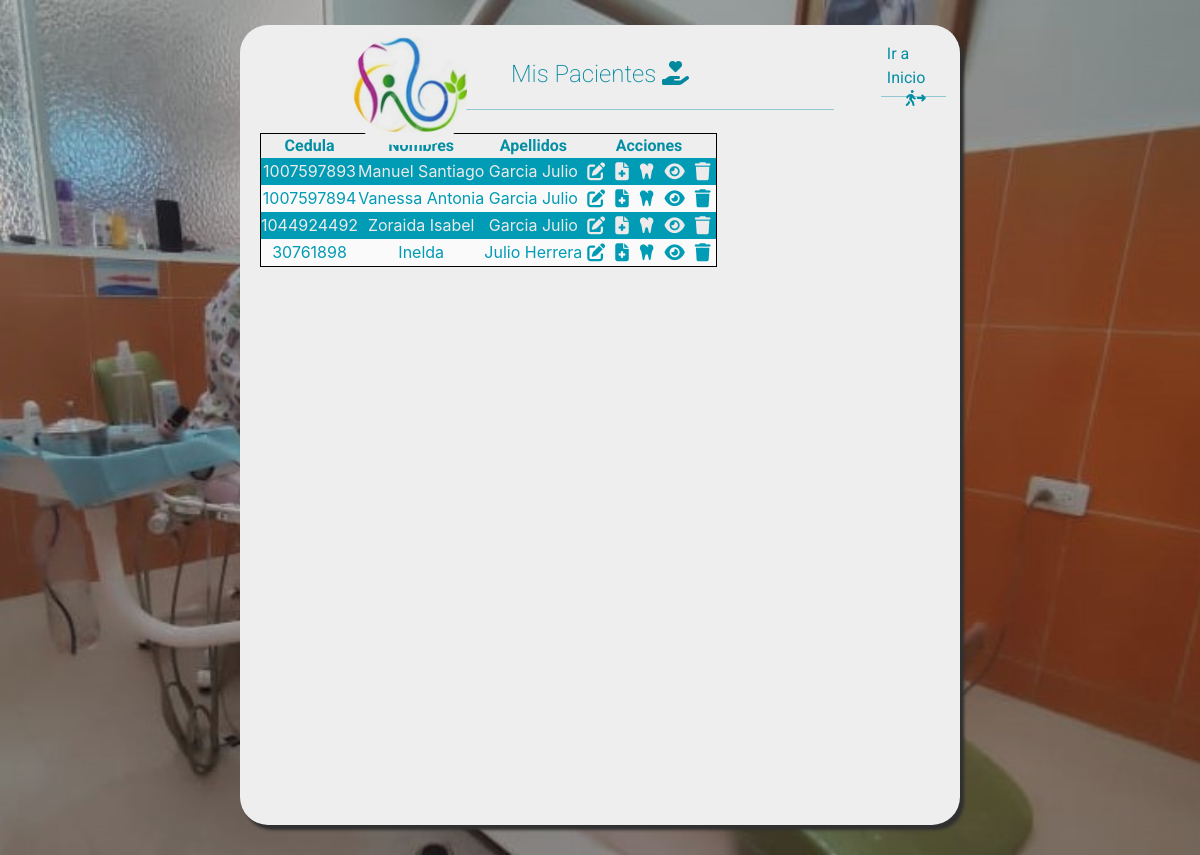
/views/misPacientes.php (signed in), run on the app's committed database.
### tables this page shows
CREATE TABLE `pacientes` (
  `numero_documento` varchar(20) NOT NULL,
  `nombres` varchar(30) NOT NULL,
  `apellidoUno` varchar(60) NOT NULL,
  `apellidoDos` varchar(60) DEFAULT NULL,
  `fecha_nacimiento` date NOT NULL,
  `fecha_inicio_tratamiento` date NOT NULL,
  `telefono` varchar(30) NOT NULL,
  `sexo` varchar(15) NOT NULL,
  `otrosAntecedentesFamiliares` varchar(90) DEFAULT NULL,
  `codigo_residencia_FK` int(11) NOT NULL,
  `codigo_tipo_documento_FK` int(11) NOT NULL
);

### Modules/functions/consultasGenerales.php (called while the page is built, shortened)
<?php
function consultaTablaCondicion($tableName, $condicion){
    include "bdconection.php";
    $sqlConsulta = "SELECT * FROM ".$tableName." ".$condicion;
    $stmtConsulta = $connect->prepare($sqlConsulta);
    $stmtConsulta->execute();
    $consultaRealizada = $stmtConsulta->get_result()->fetch_all(MYSQLI_ASSOC);
    return $consultaRealizada;
}

### views/misPacientes.php (the view, shortened to what this page needs)
<?php
  include_once '../Modules/functions/consultasGenerales.php';
  $pacientes = consultaTablaCondicion('pacientes',"");
?>
<?php include '../Modules/templates/head.php'; ?>
<div class="cont-pacientes">
    <div class="pacientes">
        <div class="logo-admin patient">
            <img src="../Img/Logo2.jpg" alt="">
        </div>
        <div class="titulo-historia misPacientes">
            <h3>Mis Pacientes <i class="fa-solid fa-hand-holding-heart"></i></h3>
        </div>
        <div class="salida">
            <a href="inicio.php">
                <p>Ir a Inicio</p>
                <i class="fa-solid fa-person-walking-arrow-right"></i>
            </a>
        </div>
        <table id="misPacientes">
            <thead>
                <tr>
                    <th>Cedula</th>
                    <th>Nombres</th>
                    <th>Apellidos</th>
                    <th>Acciones</th>
                </tr>
            </thead>
            <tbody>
                <?php foreach ($pacientes as $paciente) { ?>
                    <tr>
                    <td><?php echo $paciente['numero_documento']; ?></td>
                    <td><?php echo $paciente['nombres']; ?></td>
                    <td><?php echo $paciente['apellidoUno']." ".$paciente['apellidoDos']; ?></td>
                    <td class="ultimoTD">
                            <a href="registro_pacientes.php">
                                <button class="linea1" title="Editar Paciente">
                                    <i class="fa-solid fa-pen-to-square"></i>
                                </button>
                            </a>
                            <a href="f_consultas.php?cedulaPaciente=<?php echo $paciente['numero_documento']; ?>">
                                <button class="linea2" title="Nueva Consulta">
                                    <i class="fa-solid fa-file-medical"></i>
                                </button>
                            </a>
                            <a href="f_consultas2.php">
                                <button title="Última Consulta">
                                    <i class="fa-solid fa-tooth"></i>
                                </button>
                            </a>
                            <a href="historialConsultas.php">
                                <button title="Ver Historia Odontolgica">
                                    <i class="fa-solid fa-eye"></i>
                                </button>
                            </a>
                            <a href="">
                                <button title="Eliminar Paciente">
                                    <i class="fa-solid fa-trash"></i>
                                </button>
                            </a>
                        </td>
                    </tr>
                <?php } ?>
            </tbody>
        </table>
    </div>
</div>
<?php include '../Modules/templates/footer.php'; ?>

### Modules/templates/head.php (shortened to what this page needs)
<!doctype html>
<html lang="en">
<head>
  <link href="https://cdn.jsdelivr.net/npm/bootstrap@5.2.1/dist/css/bootstrap.min.css" rel="stylesheet">
  <link rel="stylesheet" href="../css/main.css">
  <link rel="stylesheet" href="https://cdnjs.cloudflare.com/ajax/libs/font-awesome/6.2.0/css/all.min.css">
  <link rel="stylesheet" type="text/css" href="https://cdn.datatables.net/v/dt/dt-1.13.1/datatables.min.css" />
  <link rel="stylesheet" type="text/css" href="https://cdn.datatables.net/v/dt/jszip-2.5.0/dt-1.13.1/b-2.3.3/b-html5-2.3.3/b-print-2.3.3/datatables.min.css" />
</head>
<body>

### Modules/templates/footer.php (shortened to what this page needs)
</body>
</html>

### css/main.css (style rules this page uses)
* { margin: 0 ; padding: 0 ; box-sizing: border-box; font-family: 'Inter', sans-serif; }
body { min-height: 100vh; display: flex; flex-direction: column; justify-content: space-between; position: relative; }
button { position: relative; border: none; background-color: transparent; margin-top: 15px; }
.cont-pacientes { background-image: url('../Img/Img-3-1.jpeg'); background-attachment: fixed; min-height: 100vh; background-size:cover; background-blend-mode: overlay; background-color: #6464646e; display: flex; justify-content: center; }
.pacientes { width: 60%; min-height: 100vh; margin-top: 25px; margin-bottom: 30px; padding: 20px; border-radius: 28px; background-color: #EEEEEE; background-attachment: fixed; position: relative; box-shadow: 4px 5px 3px #303030; }
.titulo-historia { display: flex; flex-direction: column; align-items: center; padding: 15px; }
.titulo-historia h3 { width: 72%; text-align:center; font-family: 'Roboto', sans-serif; color: #03899e; font-weight: 200; font-size: 1.5rem; padding-bottom: 20px; border-bottom: 1px solid #048fa465; }
.salida, .salida.admin { display: flex; justify-content: center; position: absolute; width: 9%; padding: 1px; right: 2%; top:2%; height: 6vh; border-bottom: 1px solid #048fa465 !important; }
.salida a { display: flex; flex-direction: column; align-items: center; width: 100%; padding-left: 5px; border: none; cursor: pointer; text-decoration: none; }
.salida a p { margin-bottom: 0; color:#048EA4; font-family: 'Roboto', sans-serif; width: 100%; }
.salida a i { color:#048EA4; }
@media only screen and (min-width: 481px) and (max-width: 1500px) { .salida, .salida.admin { height: 7vh; width: 9%; } }
table#misPacientes { font-family: 'Manjari', sans-serif; text-align: center; color: #048EA4; border: 1px solid black; }
table#misPacientes thead tr th { font-family: 'Roboto', sans-serif; text-align: center; color: #048EA4; }
table#misPacientes tbody tr:nth-child(2n+1), table#misPacientes tbody tr:nth-child(2n+1) button { background-color: #009BB4; color: #eceaea; }
table#misPacientes tbody tr:nth-child(2n), table#misPacientes tbody tr:nth-child(2n) button { background-color: #fafafa; color: #009BB4; }
table#misPacientes tbody tr td.ultimoTD { display: flex; justify-content: space-between; }
table#misPacientes tbody tr td.ultimoTD button { margin: 0px 5px; border: none; font-size: 18px; cursor: pointer; }
table#misPacientes tbody tr td a { text-decoration: none; }
tbody, td, tfoot, th, thead, tr { border: none !important; }
.pacientes .logo-admin { position: absolute; top: 79px; left: 126px; overflow: hidden; height: 115px; width: 115px; min-width: 50px; min-height: 50px; border-radius: 42px; margin-right: 10px; }
.pacientes .logo-admin.patient { top: 5px; left: 112px; }
.pacientes .logo-admin img { width: 100%; height: 100%; object-fit: cover; object-position: center center }

### data on the page
pacientes: numero_documento "1007597893", nombres "Manuel Santiago", apellidoUno "Garcia", apellidoDos "Julio"
pacientes: numero_documento "1007597894", nombres "Vanessa Antonia", apellidoUno "Garcia", apellidoDos "Julio"
pacientes: numero_documento "1044924492", nombres "Zoraida Isabel", apellidoUno "Garcia", apellidoDos "Julio"
pacientes: numero_documento "30761898", nombres "Inelda", apellidoUno "Julio", apellidoDos "Herrera"
